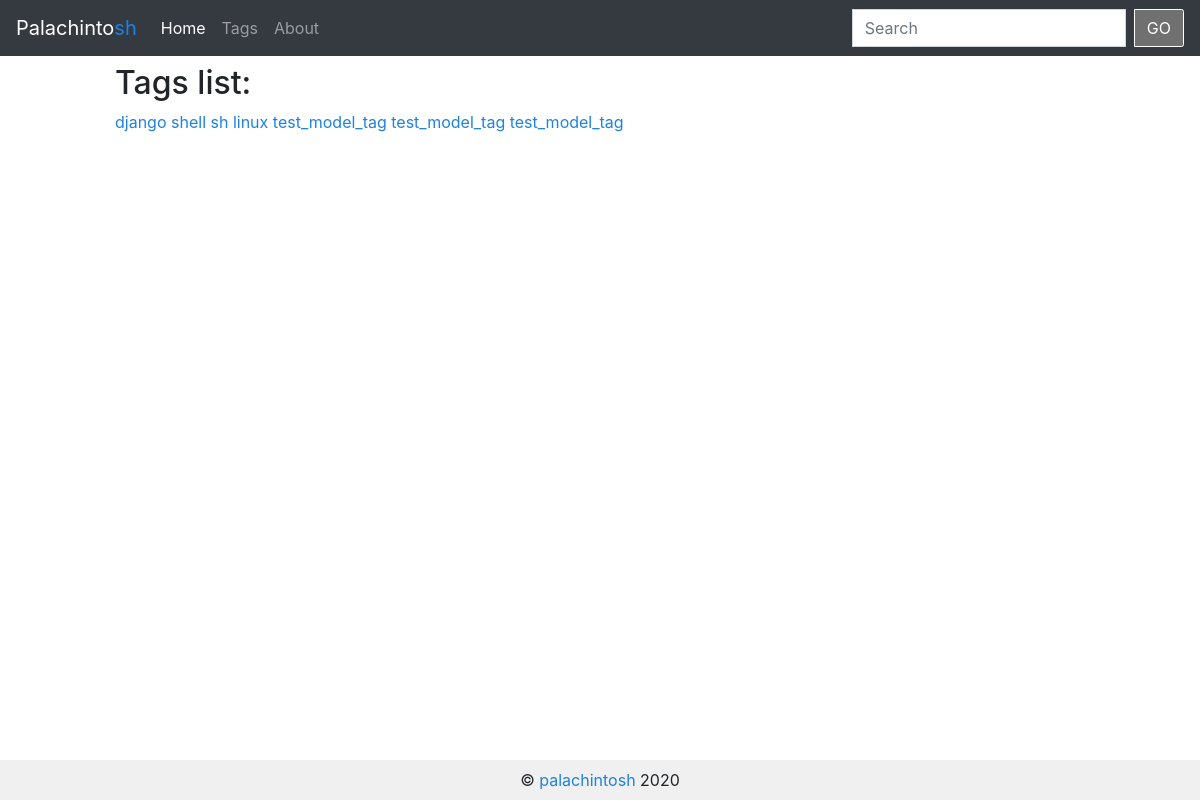
The page /blog/tags/ on the database its author committed.
### blog/models.py (models this page shows, shortened)
class Tag(models.Model):
    tag_title = models.CharField(max_length=100)
    slug = models.SlugField(max_length=100, unique=True)
    def get_absolute_url(self):
        return reverse('tag_detail_url', kwargs={'slug': self.slug})

### blog/views.py (the view)
# urls.py: path('tags/', tags_list, name="tags_list_url"),
def tags_list(request):
	tags = Tag.objects.all()
	admin = True
	return render(request, 'blog/tags_list.html', context={'tags': tags, 'admin_tag_obj': admin})

### blog/templates/blog/tags_list.html (shortened to what this page needs)
{% extends 'blog/base_blog.html' %}
{% block content %}
    <h2>Tags list: </h2>
    {% for i in tags %}
        <a href="{{ i.get_absolute_url }}">{{ i.tag_title}}</a>
    {% endfor %}
{% endblock %}

### rows shown on the page
Tag: tag_title "django"
Tag: tag_title "shell"
Tag: tag_title "sh"
Tag: tag_title "linux"
Tag: tag_title "test_model_tag"
Tag: tag_title "test_model_tag"
Tag: tag_title "test_model_tag"
